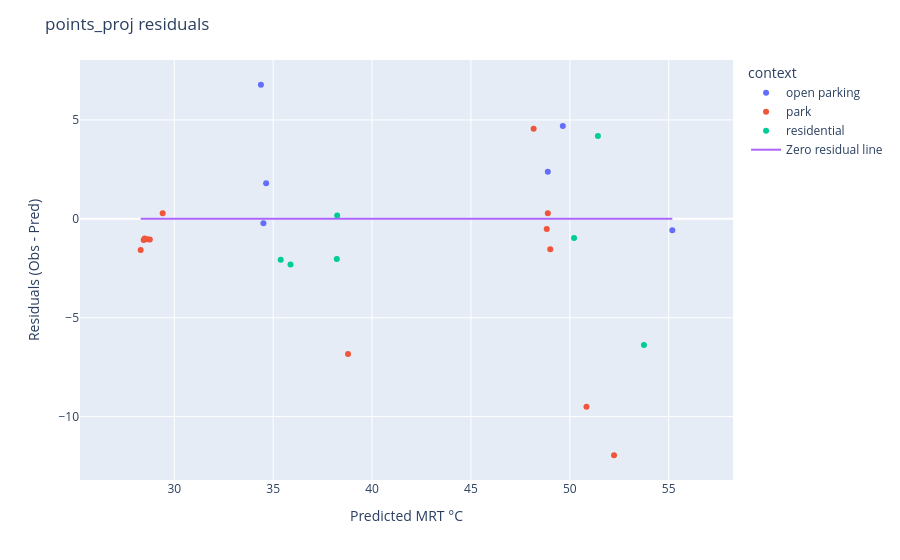

Notebook code cell kept with this figure:
### Code cell
# Scatter
fig = px.scatter(
    points_proj,
    x=pred,
    y=residuals,
    color="context",
    hover_data=["TG", "TA","wind_mean", "condition", "Instrument", "tg_corr", "MRT", "ID"],
)

# 1:1 line
fig.add_scatter(
    x=[pred.min(), pred.max()],
    y=[0, 0],
    mode="lines",
    name="Zero residual line"
)

fig.update_layout(
    xaxis_title="Predicted MRT °C",
    yaxis_title="Residuals (Obs - Pred)",
    title="points_proj residuals"
)

fig.update_yaxes(scaleanchor="x", scaleratio=1)

fig.show()

### Figure 1 — Plotly figure (JSON) as saved in the notebook; plotly's stock layout.template omitted (floating-point values rounded to 4 significant figures)
{"data": [{"customdata": [[31.6, 29.3, 0.47, "SHADOW", "T2 - TM-188D TENMARS ", 31.6, 36.44, 0], [32.6, 28.7, 0.45, "SHADOW", "T1 - Sper Scientific 800036 ", 30.51, 34.29, 1], [38.7, 30.1, 0.45, "SUN", "T2 - TM-188D TENMARS ", 38.7, 54.33, 2], [42.2, 28.9, 0.46, "SUN", "T1 - Sper Scientific 800036 ", 36.65, 51.27, 3], [33, 28.9, 0.45, "SHADOW", "T2 - TM-188D TENMARS ", 33, 41.16, 9], [39.4, 32.4, 0.61, "SUN", "T2 - TM-188D TENMARS ", 39.4, 54.61, 10]], "hovertemplate": "context=open parking<br>MRT_predicted=%{x}<br>y=%{y}<br>TG=%{customdata[0]}<br>TA=%{customdata[1]}<br>wind_mean=%{customdata[2]}<br>condition=%{customdata[3]}<br>Instrument=%{customdata[4]}<br>tg_corr=%{customdata[5]}<br>MRT=%{customdata[6]}<br>ID=%{customdata[7]}<extra></extra>", "legendgroup": "open parking", "marker": {"color": "#636efa", "symbol": "circle"}, "mode": "markers", "name": "open parking", "orientation": "v", "showlegend": true, "type": "scatter", "x": [34.64, 34.51, 49.65, 48.89, 34.38, 55.18], "xaxis": "x", "y": [1.797, -0.219, 4.69, 2.381, 6.778, -0.5766], "yaxis": "y"}, {"customdata": [[38, 30.7, 0.43, "SUN", "T1 - Sper Scientific 800036 ", 33.96, 40.28, 4], [40.9, 33, 0.45, "SUN", "T1 - Sper Scientific 800036 ", 35.82, 41.34, 5], [42.7, 30.2, 0.37, "SUN", "T1 - Sper Scientific 800036 ", 36.97, 48.32, 8], [39.6, 29.2, 0.69, "SUN", "T1 - Sper Scientific 800036 ", 34.99, 49.16, 11], [46.8, 34.6, 0.34, "SUN", "T1 - Sper Scientific 800036 ", 39.59, 47.47, 13], [34.8, 31.9, 0.26, "SHADOW", "T1 - Sper Scientific 800036 ", 31.92, 31.95, 15], [31.8, 30.3, 0.13, "SHADOW", "T1 - Sper Scientific 800036 ", 30.0, 29.7, 16], [30, 30.6, 0.06, "SHADOW", "T1 - Sper Scientific 800036 ", 28.85, 27.72, 18], [29.3, 30.8, 0.03, "SHADOW", "T1 - Sper Scientific 800036 ", 28.4, 27.38, 20], [28.9, 30.6, 0.01, "SHADOW", "T1 - Sper Scientific 800036 ", 28.15, 27.6, 21], [29.6, 30, 0.08, "SHADOW", "T1 - Sper Scientific 800036 ", 28.6, 27.51, 23], [29.7, 30.1, 0.2, "SHADOW", "T1 - Sper Scientific 800036 ", 28.66, 26.73, 24], [39.4, 30.1, 0.3, "SUN", "T2 - TM-188D TENMARS ", 39.4, 52.72, 25]], "hovertemplate": "context=park<br>MRT_predicted=%{x}<br>y=%{y}<br>TG=%{customdata[0]}<br>TA=%{customdata[1]}<br>wind_mean=%{customdata[2]}<br>condition=%{customdata[3]}<br>Instrument=%{customdata[4]}<br>tg_corr=%{customdata[5]}<br>MRT=%{customdata[6]}<br>ID=%{customdata[7]}<extra></extra>", "legendgroup": "park", "marker": {"color": "#EF553B", "symbol": "circle"}, "mode": "markers", "name": "park", "orientation": "v", "showlegend": true, "type": "scatter", "x": [52.23, 50.84, 48.83, 48.89, 49.01, 38.79, 29.41, 28.76, 28.45, 28.64, 28.5, 28.3, 48.17], "xaxis": "x", "y": [-11.96, -9.501, -0.517, 0.2749, -1.54, -6.84, 0.2851, -1.046, -1.076, -1.033, -0.9915, -1.574, 4.547], "yaxis": "y"}, {"customdata": [[34.4, 32.4, 0.45, "SHADOW", "T2 - TM-188D TENMARS ", 34.4, 38.41, 6], [38.6, 34, 0.46, "SUN", "T2 - TM-188D TENMARS ", 38.6, 47.36, 7], [32.5, 30.4, 0.35, "SHADOW", "T2 - TM-188D TENMARS ", 32.5, 36.19, 12], [41.1, 31.5, 0.34, "SUN", "T2 - TM-188D TENMARS ", 41.1, 55.6, 14], [32.5, 31.3, 0.07, "SHADOW", "T2 - TM-188D TENMARS ", 32.5, 33.31, 17], [43.7, 33.5, 0.06, "SUN", "T2 - TM-188D TENMARS ", 43.7, 49.24, 19], [33.1, 30.9, 0.01, "SHADOW", "T2 - TM-188D TENMARS ", 33.1, 33.56, 22]], "hovertemplate": "context=residential<br>MRT_predicted=%{x}<br>y=%{y}<br>TG=%{customdata[0]}<br>TA=%{customdata[1]}<br>wind_mean=%{customdata[2]}<br>condition=%{customdata[3]}<br>Instrument=%{customdata[4]}<br>tg_corr=%{customdata[5]}<br>MRT=%{customdata[6]}<br>ID=%{customdata[7]}<extra></extra>", "legendgroup": "residential", "marker": {"color": "#00cc96", "symbol": "circle"}, "mode": "markers", "name": "residential", "orientation": "v", "showlegend": true, "type": "scatter", "x": [38.24, 53.75, 38.22, 51.42, 35.38, 50.21, 35.88], "xaxis": "x", "y": [0.1705, -6.382, -2.027, 4.182, -2.068, -0.9721, -2.315], "yaxis": "y"}, {"mode": "lines", "name": "Zero residual line", "type": "scatter", "x": [28.3, 55.18], "y": [0, 0]}], "layout": {"legend": {"title": {"text": "context"}, "tracegroupgap": 0}, "margin": {"t": 60}, "title": {"text": "points_proj residuals"}, "xaxis": {"anchor": "y", "domain": [0, 1], "title": {"text": "Predicted MRT °C"}}, "yaxis": {"anchor": "x", "domain": [0, 1], "scaleanchor": "x", "scaleratio": 1, "title": {"text": "Residuals (Obs - Pred)"}}}}
